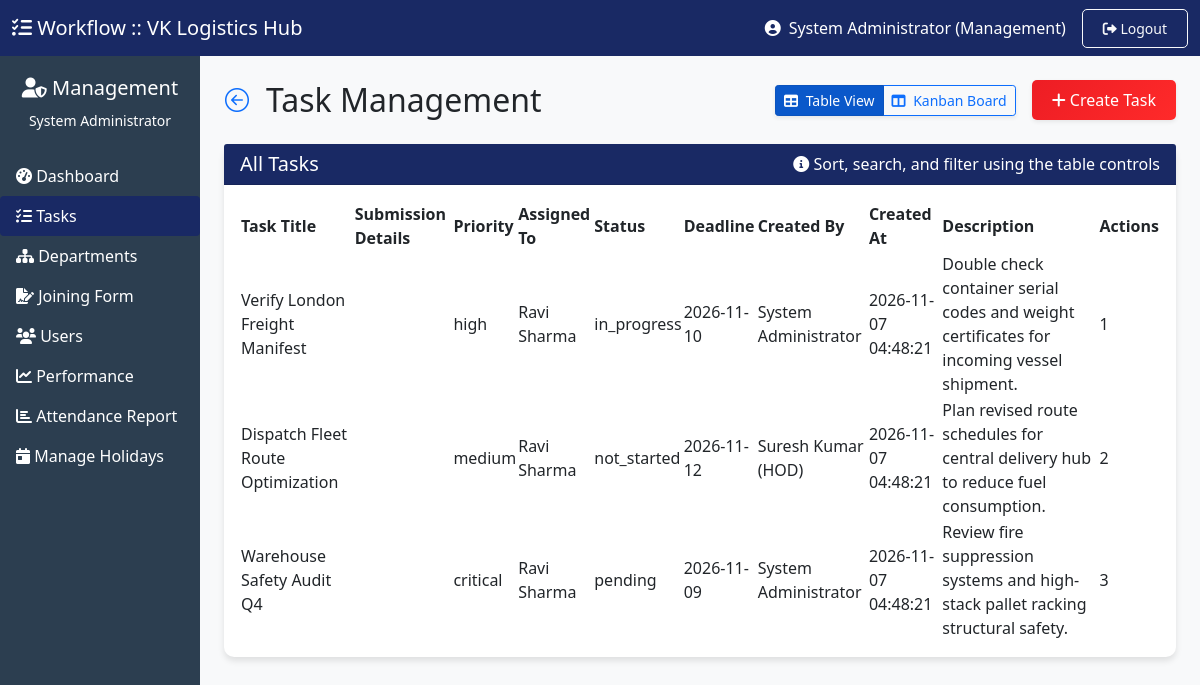
The app's page /dashboard/management/tasks.php (signed in), older data.
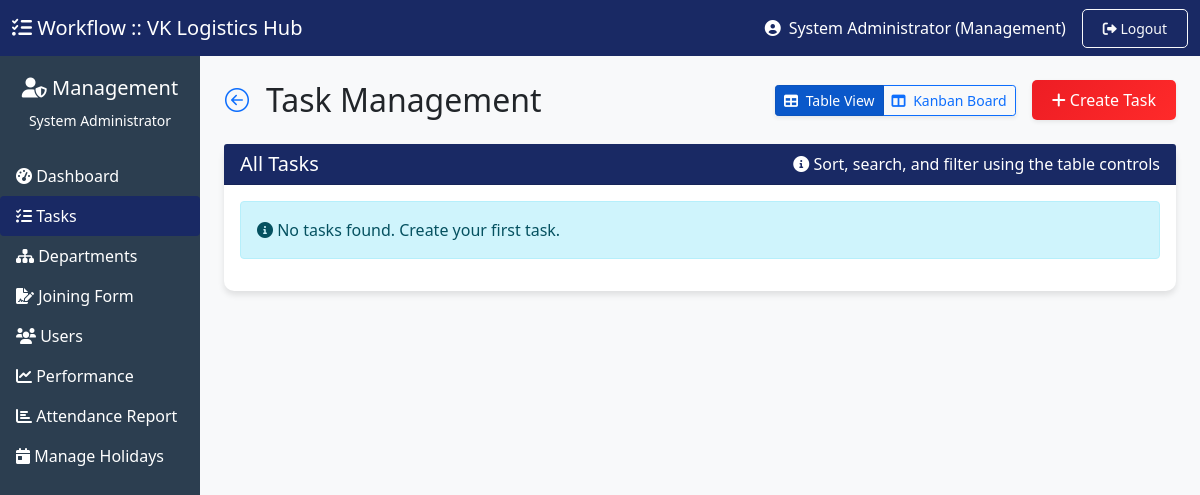
The same page, newer data.
### tables this page shows
CREATE TABLE IF NOT EXISTS `tasks` (
  `id` INT AUTO_INCREMENT PRIMARY KEY,
  `title` VARCHAR(255) NOT NULL,
  `description` TEXT NOT NULL,
  `priority` ENUM('low', 'medium', 'high', 'critical') DEFAULT 'medium',
  `status` ENUM('pending', 'not_started', 'in_progress', 'dependency_block', 'waiting_review', 'completed', 'rejected') DEFAULT 'pending',
  `deadline` DATE NOT NULL,
  `submission_details` TEXT NULL,
  `created_by` INT NOT NULL,
  `completed_at` DATETIME NULL,
  `created_at` TIMESTAMP DEFAULT CURRENT_TIMESTAMP,
  `updated_at` TIMESTAMP DEFAULT CURRENT_TIMESTAMP ON UPDATE CURRENT_TIMESTAMP,
  INDEX (`created_by`),
  INDEX (`status`),
  INDEX (`priority`)
);

CREATE TABLE IF NOT EXISTS `users` (
  `id` INT AUTO_INCREMENT PRIMARY KEY,
  `username` VARCHAR(50) NOT NULL UNIQUE,
  `email` VARCHAR(100) NOT NULL UNIQUE,
  `password` VARCHAR(255) NOT NULL,
  `full_name` VARCHAR(100) NOT NULL,
  `role` ENUM('management', 'hod', 'employee') NOT NULL,
  `department_id` INT NULL,
  `position` VARCHAR(100) NULL,
  `is_active` TINYINT(1) DEFAULT 1,
  `last_login` DATETIME NULL,
  `created_at` TIMESTAMP DEFAULT CURRENT_TIMESTAMP,
  INDEX (`department_id`),
  INDEX (`role`),
  INDEX (`is_active`)
);

### dashboard/management/tasks.php (the view, shortened to what the changed rows need)
<?php
require_once __DIR__ . '/../../config.php';
try {
    $db = getDB();
} catch(Exception $e) {
    die("Database connection failed. Please check your database setup.");
}
$tasks = [];
try {
    $stmt = $db->query("SELECT t.*, u.full_name as created_by_name, a.full_name as assigned_to_name FROM tasks t LEFT JOIN users u ON t.created_by = u.id LEFT JOIN task_assignments ta ON t.id = ta.task_id LEFT JOIN users a ON ta.assigned_to = a.id WHERE t.status NOT IN ('completed', 'rejected') OR (t.status IN ('completed', 'rejected') AND t.created_at >= DATE_SUB(NOW(), INTERVAL 1 MONTH)) ORDER BY t.created_at DESC");
    $tasks = $stmt->fetchAll();
} catch(Exception $e) {
    $message = "Error loading data: " . $e->getMessage();
    $message_type = "danger";
}
?>
<!DOCTYPE html>
<html lang="en">
<head>
    <link href="https://cdn.jsdelivr.net/npm/bootstrap@5.1.3/dist/css/bootstrap.min.css" rel="stylesheet">
    <link rel="stylesheet" href="https://cdnjs.cloudflare.com/ajax/libs/font-awesome/6.0.0/css/all.min.css">
    <link rel="stylesheet" href="https://unpkg.com/bootstrap-table@1.22.1/dist/bootstrap-table.min.css">
    <link rel="stylesheet" href="https://cdn.jsdelivr.net/npm/bootstrap-icons@1.11.1/font/bootstrap-icons.css">
    <link href="../../assets/css/style.css" rel="stylesheet">
</head>
<body style="background-color: #f8f9fa;">
    <div class="container-fluid">
        <div class="row">
            <main class="col-md-9 ms-sm-auto col-lg-10 px-md-4 py-4">
                <div class="d-flex justify-content-between align-items-center mb-4">
                    <div class="d-flex align-items-center">
                        <h1 class="h2 mb-0">Task Management</h1>
                    </div>
                </div>
                <div class="card" id="taskTableViewCard">
                    <div class="card-body">
                        <?php if(empty($tasks)): ?>
                        <div class="alert alert-info">
                            <i class="fas fa-info-circle"></i> No tasks found. Create your first task.
                        </div>
                        <?php else: ?>
                        <table id="tasksTable" data-toggle="table" data-search="true"
                            data-show-search-clear-button="true" data-search-align="left" data-pagination="true"
                            data-page-list="[10, 25, 50, 100, all]" data-show-columns="true" data-show-refresh="true"
                            data-show-export="true" data-buttons-class="primary" data-show-fullscreen="true"
                            data-sortable="true" data-sort-class="table-active" data-page-size="10" class="table-hover">
                            <thead>
                                <tr>
                                    <th data-field="title" data-sortable="true">Task Title</th>
                                    <th data-field="submission_details" data-sortable="true" data-formatter="priorityFormatter">
                                        Submission Details</th>
                                    <th data-field="priority" data-sortable="true" data-formatter="priorityFormatter">
                                        Priority</th>
                                    <th data-field="assigned_to" data-sortable="true">Assigned To</th>
                                    <th data-field="status" data-sortable="true" data-formatter="statusFormatter">Status
                                    </th>
                                    <th data-field="deadline" data-sortable="true" data-formatter="dateFormatter">
                                        Deadline</th>
                                    <th data-field="created_by" data-sortable="true">Created By</th>
                                    <th data-field="created_at" data-sortable="true" data-formatter="dateFormatter"
                                        data-visible="false">Created At</th>
                                    <th data-field="description" data-visible="false">Description</th>
                                    <th data-field="id" data-formatter="actionsFormatter" data-align="center">Actions
                                    </th>
                                </tr>
                            </thead>
                            <tbody>
                                <?php foreach($tasks as $task): ?>
                                <tr>
                                    <td><?php echo htmlspecialchars($task['title']); ?></td>
                                    <td><?php echo $task['submission_details']; ?></td>
                                    <td><?php echo $task['priority']; ?></td>
                                    <td><?php echo $task['assigned_to_name'] ?? 'Unassigned'; ?></td>
                                    <td><?php echo $task['status']; ?></td>
                                    <td><?php echo $task['deadline']; ?></td>
                                    <td><?php echo $task['created_by_name']; ?></td>
                                    <td><?php echo $task['created_at']; ?></td>
                                    <td><?php echo htmlspecialchars($task['description']); ?></td>
                                    <td><?php echo $task['id']; ?></td>
                                </tr>
                                <?php endforeach; ?>
                            </tbody>
                        </table>
                        <?php endif; ?>
                    </div>
                </div>
            </main>
        </div>
    </div>
</body>
</html>

Row changes from the older to the newer data that the page shows:
removed tasks: title "Verify London Freight Manifest", priority "high", users.full_name "Ravi Sharma", status "in_progress", deadline "2026-11-10", users.full_name "System Administrator", created_at "2026-11-07 04:48:21", description "Double check container serial codes and weight certificates for incoming vessel shipment.", id "1"
removed tasks: title "Dispatch Fleet Route Optimization", priority "medium", users.full_name "Ravi Sharma", status "not_started", deadline "2026-11-12", users.full_name "Suresh Kumar (HOD)", created_at "2026-11-07 04:48:21", description "Plan revised route schedules for central delivery hub to reduce fuel consumption.", id "2"
removed tasks: title "Warehouse Safety Audit Q4", priority "critical", users.full_name "Ravi Sharma", status "pending", deadline "2026-11-09", users.full_name "System Administrator", created_at "2026-11-07 04:48:21", description "Review fire suppression systems and high-stack pallet racking structural safety.", id "3"
Text that changed along with them:
text no longer shown: "Task Title Submission Details Priority Assigned To Status Deadline Created By Created At Description Actions"
text now shown: "No tasks found. Create your first task."
